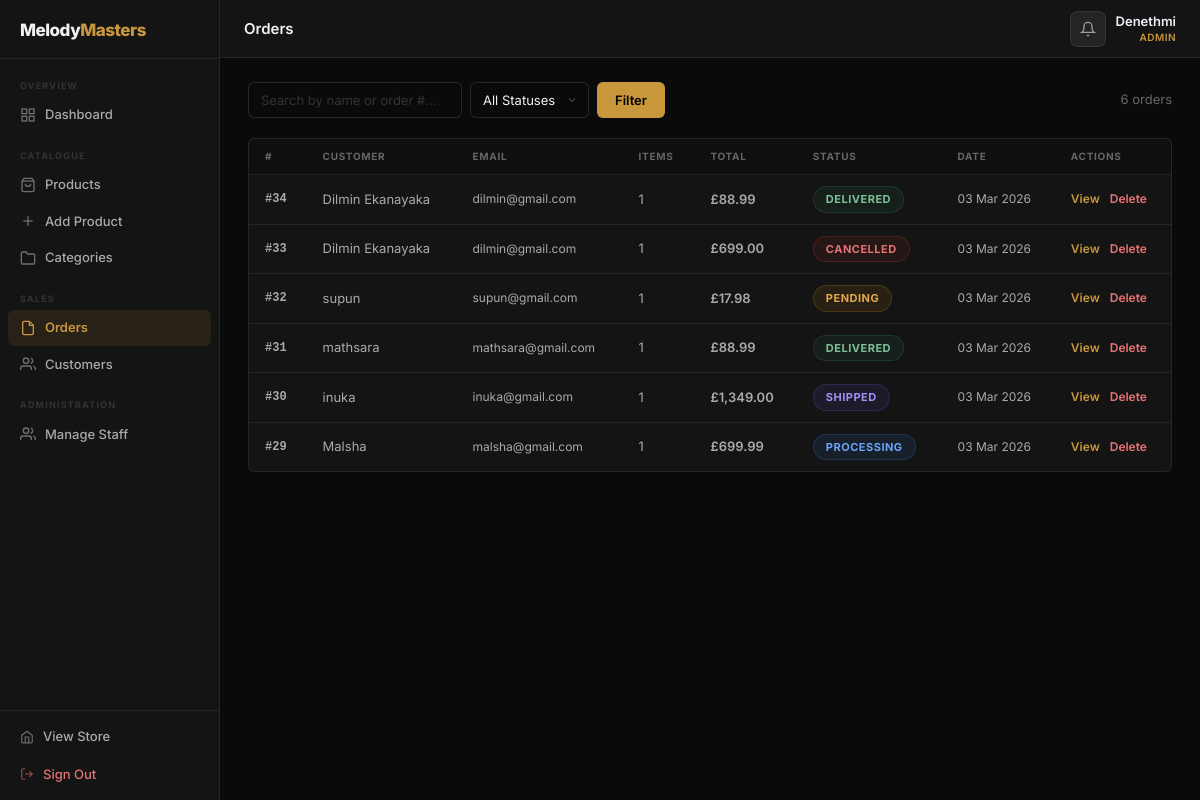
/admin/orders.php (signed in), run on the app's committed database.
### tables this page shows
CREATE TABLE `orders` (
  `id` int(11) NOT NULL,
  `user_id` int(11) NOT NULL,
  `full_name` varchar(120) DEFAULT NULL,
  `email` varchar(120) DEFAULT NULL,
  `phone` varchar(30) DEFAULT NULL,
  `address1` varchar(180) DEFAULT NULL,
  `address2` varchar(180) DEFAULT NULL,
  `city` varchar(80) DEFAULT NULL,
  `postcode` varchar(20) DEFAULT NULL,
  `country` varchar(80) DEFAULT NULL,
  `payment_method` varchar(40) DEFAULT 'cod',
  `notes` text,
  `total` decimal(10,2) NOT NULL,
  `shipping_cost` decimal(10,2) DEFAULT '0.00',
  `status` varchar(50) DEFAULT 'Pending',
  `created_at` timestamp NOT NULL DEFAULT CURRENT_TIMESTAMP
);

CREATE TABLE `users` (
  `id` int(11) NOT NULL,
  `name` varchar(100) NOT NULL,
  `email` varchar(100) NOT NULL,
  `password` varchar(255) NOT NULL,
  `role` enum('customer','staff','admin','superadmin') DEFAULT 'customer',
  `created_at` timestamp NOT NULL DEFAULT CURRENT_TIMESTAMP,
  `profile_image` varchar(255) DEFAULT NULL
);

### admin/auth.php (called while the page is built, shortened)
<?php
function can_manage(): bool {
    return IS_MANAGER;
}

### admin/orders.php (the view, shortened to what this page needs)
<?php
require_once __DIR__ . '/auth.php';
require_once __DIR__ . '/layout.php';
$search        = trim($_GET['q'] ?? '');
$page          = max(1, (int)($_GET['p'] ?? 1));
$per_page      = 15;
$offset        = ($page - 1) * $per_page;
$where  = "WHERE 1=1";
$count_stmt = mysqli_prepare($conn,
    "SELECT COUNT(*) FROM orders o JOIN users u ON u.id = o.user_id $where");
mysqli_stmt_execute($count_stmt);
$total_rows = mysqli_fetch_row(mysqli_stmt_get_result($count_stmt))[0];
$list_stmt = mysqli_prepare($conn,
    "SELECT o.id, o.total, o.shipping_cost, o.status, o.created_at,
            u.name AS customer, u.email,
            COUNT(oi.id) AS item_count
     FROM orders o
     JOIN users u ON u.id = o.user_id
     LEFT JOIN order_items oi ON oi.order_id = o.id
     $where
     GROUP BY o.id
     ORDER BY o.created_at DESC
     LIMIT $per_page OFFSET $offset"
);
mysqli_stmt_execute($list_stmt);
$orders = mysqli_fetch_all(mysqli_stmt_get_result($list_stmt), MYSQLI_ASSOC);
$view_order = null; $view_items = [];
function o_badge(string $s): string {
    $m = ['Pending'=>'badge-pending','Processing'=>'badge-processing','Shipped'=>'badge-shipped','Delivered'=>'badge-delivered','Cancelled'=>'badge-cancelled'];
    return '<span class="order-badge '.($m[$s]??'badge-pending').'">'.htmlspecialchars($s).'</span>';
}
?>
<?php if ($view_order): ?>
<div class="admin-panel" style="margin-bottom:24px;">
  <div class="admin-panel-head">
    <h2 class="admin-panel-title">Order #<?= $view_order['id'] ?> — <?= htmlspecialchars($view_order['customer']) ?></h2>
    <a href="orders.php" class="admin-btn admin-btn--ghost">← Back to List</a>
  </div>
  <div style="display:grid;grid-template-columns:1fr 1fr;gap:24px;margin-bottom:24px;">
    <div>
      <table class="admin-detail-table">
        <tr><th>Customer</th><td><?= htmlspecialchars($view_order['customer']) ?></td></tr>
        <tr><th>Email</th><td><?= htmlspecialchars($view_order['email']) ?></td></tr>
        <tr><th>Date</th><td><?= date('d M Y, g:ia', strtotime($view_order['created_at'])) ?></td></tr>
        <tr><th>Payment</th><td><?= htmlspecialchars($view_order['payment_method'] ?? 'COD') ?></td></tr>
        <tr><th>Shipping</th><td>£<?= number_format((float)$view_order['shipping_cost'], 2) ?></td></tr>
        <tr><th>Total</th><td><strong>£<?= number_format((float)$view_order['total'], 2) ?></strong></td></tr>
        <tr><th>Status</th><td><?= o_badge($view_order['status']) ?></td></tr>
      </table>
    </div>
    <div>
      <?php if (!empty($view_order['address1'])): ?>
      <p class="admin-detail-label">Delivery Address</p>
      <p class="admin-detail-address">
        <?= htmlspecialchars($view_order['full_name'] ?? $view_order['customer']) ?><br>
        <?= htmlspecialchars($view_order['address1']) ?><br>
        <?php if ($view_order['address2']): ?><?= htmlspecialchars($view_order['address2']) ?><br><?php endif; ?>
        <?= htmlspecialchars($view_order['city'] ?? '') ?>, <?= htmlspecialchars($view_order['postcode'] ?? '') ?><br>
        <?= htmlspecialchars($view_order['country'] ?? '') ?>
      </p>
      <?php endif; ?>
      <form method="POST" action="orders.php?view=<?= $view_order['id'] ?>" style="margin-top:20px;">
        <input type="hidden" name="order_id" value="<?= $view_order['id'] ?>">
        <label class="admin-form-label">Update Status</label>
        <div style="display:flex;gap:8px;margin-top:6px;">
          <select name="status" class="admin-select" style="flex:1;">
            <?php
            $all_steps = ['Pending','Processing','Shipped','Delivered','Cancelled'];
            if ($view_order['is_digital_only']) {
                $all_steps = ['Pending','Delivered','Cancelled'];
            }
            foreach ($all_steps as $st): ?>
            <option value="<?= $st ?>" <?= $view_order['status'] === $st ? 'selected' : '' ?>><?= $st ?></option>
            <?php endforeach; ?>
          </select>
          <button type="submit" name="update_status" class="admin-btn admin-btn--primary">Save</button>
        </div>
      </form>
    </div>
  </div>
  <div class="admin-table-wrap">
    <table class="admin-table">
      <thead><tr><th>Product</th><th>Qty</th><th>Unit Price</th><th>Line Total</th></tr></thead>
      <tbody>
        <?php foreach ($view_items as $vi): ?>
        <tr>
          <td><?= htmlspecialchars($vi['name']) ?></td>
          <td><?= $vi['quantity'] ?></td>
          <td>£<?= number_format((float)$vi['price'], 2) ?></td>
          <td>£<?= number_format($vi['price'] * $vi['quantity'], 2) ?></td>
        </tr>
        <?php endforeach; ?>
      </tbody>
    </table>
  </div>
</div>
<?php else: ?>
<div class="admin-filter-bar">
  <form method="GET" action="orders.php" class="admin-filter-form">
    <input type="text" name="q" value="<?= htmlspecialchars($search) ?>"
           placeholder="Search by name or order #…" class="admin-input">
    <select name="status" class="admin-select">
      <option value="">All Statuses</option>
    </select>
    <button type="submit" class="admin-btn admin-btn--primary">Filter</button>
  </form>
  <span class="admin-result-count"><?= number_format($total_rows) ?> order<?= $total_rows !== 1 ? 's' : '' ?></span>
</div>
<div class="admin-panel">
  <div class="admin-table-wrap">
    <table class="admin-table">
      <thead>
        <tr>
          <th>#</th>
          <th>Customer</th>
          <th>Email</th>
          <th>Items</th>
          <th>Total</th>
          <th>Status</th>
          <th>Date</th>
          <th>Actions</th>
        </tr>
      </thead>
      <tbody>
        <?php foreach ($orders as $o): ?>
        <tr>
          <td class="admin-id">#<?= $o['id'] ?></td>
          <td><?= htmlspecialchars($o['customer']) ?></td>
          <td class="admin-muted"><?= htmlspecialchars($o['email']) ?></td>
          <td><?= $o['item_count'] ?></td>
          <td class="admin-amount">£<?= number_format((float)$o['total'], 2) ?></td>
          <td><?= o_badge($o['status']) ?></td>
          <td class="admin-date"><?= date('d M Y', strtotime($o['created_at'])) ?></td>
          <td>
            <div class="admin-row-actions">
              <a href="orders.php?view=<?= $o['id'] ?>" class="admin-row-action">View</a>
              <?php if (can_manage()): ?>
              <a href="orders.php?delete=<?= $o['id'] ?>"
                 class="admin-row-action admin-row-action--danger"
                 onclick="return confirm('Delete order #<?= $o['id'] ?>?')">Delete</a>
              <?php endif; ?>
            </div>
          </td>
        </tr>
        <?php endforeach; ?>
      </tbody>
    </table>
  </div>
</div>
<?php endif; ?>

### assets/css/admin.css (style rules this page uses)
.admin-body { margin: 0; background: var(--bg); color: var(--white); font-family: 'Inter', sans-serif; font-size: 14px; line-height: 1.5; overflow-x: hidden; }
.admin-panel { background: var(--bg-card); border: 1px solid var(--line); border-radius: var(--r); overflow: hidden; }
.admin-table-wrap { overflow-x: auto; }
.admin-table { width: 100%; border-collapse: collapse; font-size: 13px; }
.admin-table th { padding: 10px 16px; font-size: 10px; font-weight: 700; text-transform: uppercase; letter-spacing: 0.7px; color: var(--muted); text-align: left; border-bottom: 1px solid var(--line); white-space: nowrap; background: rgba(0,0,0,0.25); }
.admin-table td { padding: 11px 16px; border-bottom: 1px solid var(--line); color: var(--mid); vertical-align: middle; }
.admin-table tr:last-child td { border-bottom: none; }
.admin-id { font-weight: 600; color: var(--white); font-family: monospace; font-size: 12px; }
.admin-amount { font-weight: 600; color: var(--white); }
.admin-date { font-size: 12px; color: var(--muted); white-space: nowrap; }
.admin-muted { color: var(--muted); font-size: 12px; }
.admin-row-actions { display: flex; gap: 10px; }
.admin-row-action { font-size: 12px; font-weight: 600; color: var(--gold); white-space: nowrap; transition: opacity 0.15s; }
.admin-row-action--danger { color: #e57373 !important; }
.admin-filter-bar { display: flex; align-items: center; justify-content: space-between; flex-wrap: wrap; gap: 12px; }
.admin-filter-form { display: flex; align-items: center; gap: 8px; flex-wrap: wrap; }
.admin-result-count { font-size: 13px; color: var(--muted); white-space: nowrap; }
.admin-input { padding: 8px 12px; background: var(--bg); border: 1px solid var(--line-md); border-radius: 6px; color: var(--white); font-size: 13px; font-family: inherit; transition: border-color 0.15s; min-width: 0; height: 36px; }
.admin-input::placeholder { color: var(--dim); }
.admin-select { padding: 0 32px 0 12px; background: var(--bg); border: 1px solid var(--line-md); border-radius: 6px; color: var(--white); font-size: 13px; font-family: inherit; appearance: none; -webkit-appearance: none; background-repeat: no-repeat; background-position: right 10px center; cursor: pointer; transition: border-color 0.15s; height: 36px; }
.admin-btn { display: inline-flex; align-items: center; gap: 6px; padding: 0 18px; height: 36px; border-radius: 6px; font-size: 13px; font-weight: 600; cursor: pointer; border: none; white-space: nowrap; transition: all 0.15s; font-family: inherit; text-decoration: none; }
.admin-btn--primary { background: var(--gold); color: #000; }

### data on the page
orders: id "34", user.name "Dilmin Ekanayaka", user.email "dilmin@gmail.com", item_count "1", total "88.99", status "DELIVERED", created_at "03 Mar 2026"
orders: id "33", user.name "Dilmin Ekanayaka", user.email "dilmin@gmail.com", item_count "1", total "699.00", status "CANCELLED", created_at "03 Mar 2026"
orders: id "32", user.name "supun", user.email "supun@gmail.com", item_count "1", total "17.98", status "PENDING", created_at "03 Mar 2026"
orders: id "31", user.name "mathsara", user.email "mathsara@gmail.com", item_count "1", total "88.99", status "DELIVERED", created_at "03 Mar 2026"
orders: id "30", user.name "inuka", user.email "inuka@gmail.com", item_count "1", total "1,349.00", status "SHIPPED", created_at "03 Mar 2026"
orders: id "29", user.name "Malsha", user.email "malsha@gmail.com", item_count "1", total "699.99", status "PROCESSING", created_at "03 Mar 2026"

### other printed values
$title "Orders"
$admin_name "Denethmi"
$role_label "ADMIN"
$total_rows "6"
